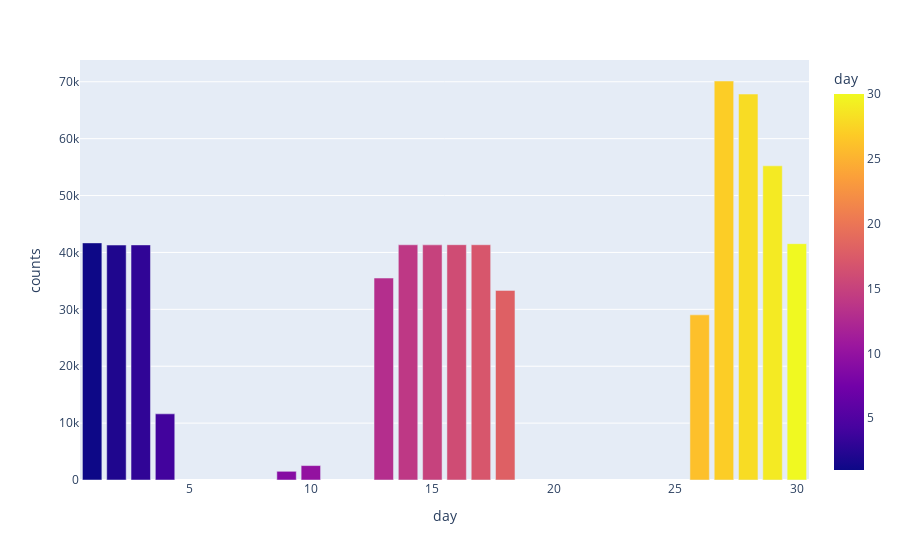

The notebook cell saved with this chart:
### Code cell
df_day = df.groupby(by=["day"]).size().reset_index(name="counts")
px.bar(data_frame=df_day, x="day", y="counts", color="day", barmode="group")

### Figure 1 — Plotly figure (JSON) as saved in the notebook; plotly's stock layout.template omitted (floating-point values rounded to 4 significant figures)
{"data": [{"alignmentgroup": "True", "hovertemplate": "day=%{marker.color}<br>counts=%{y}<extra></extra>", "legendgroup": "", "marker": {"color": [1, 2, 3, 4, 9, 10, 13, 14, 15, 16, 17, 18, 26, 27, 28, 29, 30], "coloraxis": "coloraxis", "pattern": {"shape": ""}}, "name": "", "offsetgroup": "", "orientation": "v", "showlegend": false, "textposition": "auto", "type": "bar", "x": [1, 2, 3, 4, 9, 10, 13, 14, 15, 16, 17, 18, 26, 27, 28, 29, 30], "xaxis": "x", "y": [41680, 41298, 41323, 11627, 1529, 2534, 35496, 41344, 41332, 41359, 41354, 33329, 29028, 70135, 67842, 55222, 41544], "yaxis": "y"}], "layout": {"barmode": "group", "coloraxis": {"colorbar": {"title": {"text": "day"}}, "colorscale": [[0, "#0d0887"], [0.1111, "#46039f"], [0.2222, "#7201a8"], [0.3333, "#9c179e"], [0.4444, "#bd3786"], [0.5556, "#d8576b"], [0.6667, "#ed7953"], [0.7778, "#fb9f3a"], [0.8889, "#fdca26"], [1, "#f0f921"]]}, "legend": {"tracegroupgap": 0}, "margin": {"t": 60}, "xaxis": {"anchor": "y", "domain": [0, 1], "title": {"text": "day"}}, "yaxis": {"anchor": "x", "domain": [0, 1], "title": {"text": "counts"}}}}
